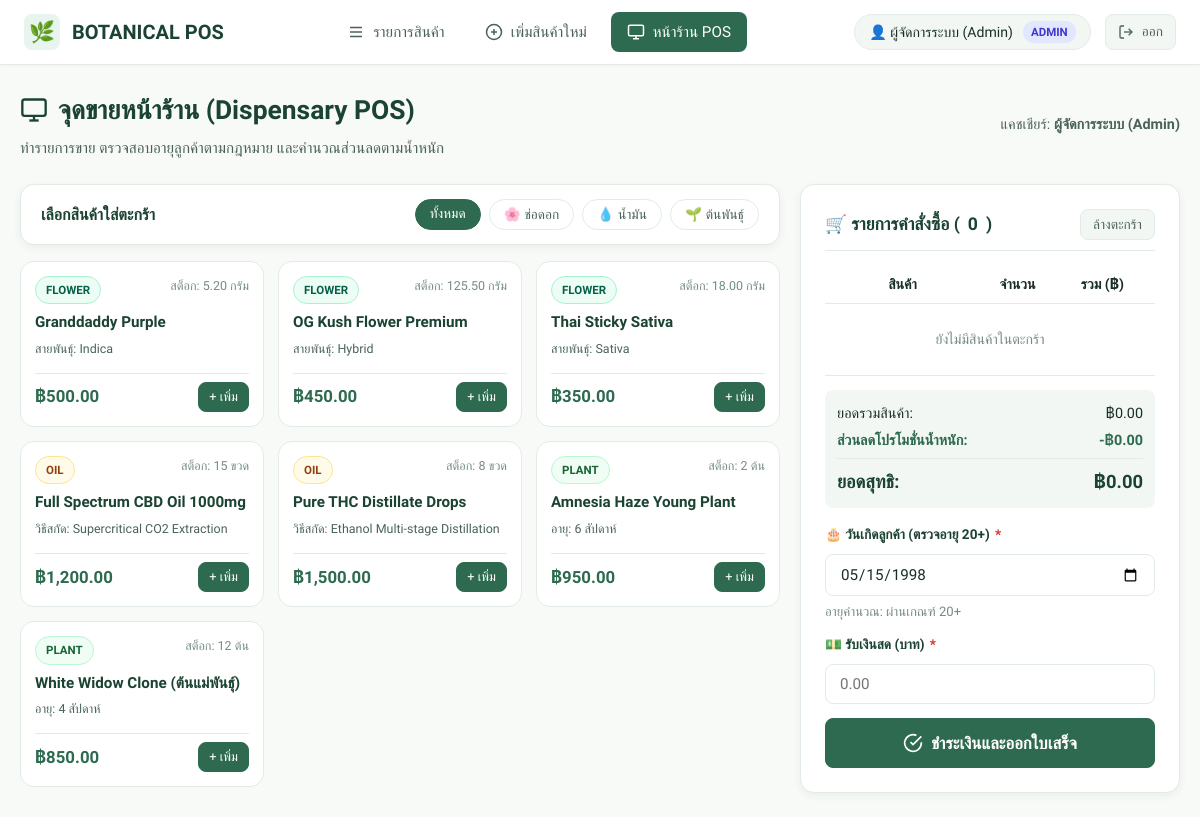
The app's page /pos.php (signed in) with its own data.
### tables this page shows
CREATE TABLE IF NOT EXISTS `products` (
    `id` INT AUTO_INCREMENT PRIMARY KEY,
    `name` VARCHAR(150) NOT NULL,
    `type` ENUM('flower', 'oil', 'plant') NOT NULL,
    `base_price` DECIMAL(10, 2) NOT NULL,
    
     
    `strain_type` VARCHAR(50) NULL,  
    `stock_grams` DECIMAL(10, 2) NULL DEFAULT 0.00,  
    
     
    `extraction_method` VARCHAR(100) NULL,  
    `stock_bottles` INT NULL DEFAULT 0,  
    
     
    `age_weeks` INT NULL DEFAULT 0,  
    `stock_pieces` INT NULL DEFAULT 0,  
    
    `description` TEXT NULL,
    `created_at` TIMESTAMP DEFAULT CURRENT_TIMESTAMP,
    `updated_at` TIMESTAMP DEFAULT CURRENT_TIMESTAMP ON UPDATE CURRENT_TIMESTAMP
);

### includes/auth.php (called while the page is built, shortened)
<?php
function getCurrentUser(): ?array {
    if (isset($_SESSION['user_id'])) {
        return [
            'id' => $_SESSION['user_id'],
            'username' => $_SESSION['username'],
            'full_name' => $_SESSION['full_name'],
            'role' => $_SESSION['role']
        ];
    }
    return null;
}

### classes/ProductFactory.php (called while the page is built, shortened)
<?php
require_once __DIR__ . '/CannabisFlower.php';
require_once __DIR__ . '/CannabisOil.php';
require_once __DIR__ . '/CannabisPlant.php';
class ProductFactory {
    public static function createFromRow(array $row): ?Product {
        switch ($row['type']) {
            case 'flower':
                return new CannabisFlower(
                    (int)$row['id'],
                    $row['name'],
                    (float)$row['base_price'],
                    $row['strain_type'] ?? 'Hybrid',
                    (float)($row['stock_grams'] ?? 0.0)
                );
            case 'oil':
                return new CannabisOil(
                    (int)$row['id'],
                    $row['name'],
                    (float)$row['base_price'],
                    $row['extraction_method'] ?? 'Standard',
                    (int)($row['stock_bottles'] ?? 0)
                );
            case 'plant':
                return new CannabisPlant(
                    (int)$row['id'],
                    $row['name'],
                    (float)$row['base_price'],
                    (int)($row['age_weeks'] ?? 0),
                    (int)($row['stock_pieces'] ?? 0)
                );
        }
    }
}

### classes/CannabisFlower.php (called while the page is built, shortened)
<?php
class CannabisFlower extends Product {
    private float $stockGrams;
    public function __construct(int $id, string $name, float $basePrice, string $strainType, float $stockGrams) {
        $this->stockGrams = $stockGrams;
    }
    public function getStockDisplay(): string {
        return number_format($this->stockGrams, 2) . ' กรัม';
    }
    public function getStockUnit(): string {
        return 'กรัม';
    }
    public function getStockValue(): float {
        return $this->stockGrams;
    }
}

### classes/CannabisOil.php (called while the page is built, shortened)
<?php
class CannabisOil extends Product {
    private int $stockBottles;
    public function __construct(int $id, string $name, float $basePrice, string $extractionMethod, int $stockBottles) {
        $this->stockBottles = $stockBottles;
    }
    public function getStockDisplay(): string {
        return number_format($this->stockBottles) . ' ขวด';
    }
    public function getStockUnit(): string {
        return 'ขวด';
    }
    public function getStockValue(): float {
        return (float)$this->stockBottles;
    }
}

### classes/CannabisPlant.php (called while the page is built, shortened)
<?php
class CannabisPlant extends Product {
    private int $stockPieces;
    public function __construct(int $id, string $name, float $basePrice, int $ageWeeks, int $stockPieces) {
        $this->stockPieces = $stockPieces;
    }
    public function getStockDisplay(): string {
        return number_format($this->stockPieces) . ' ต้น';
    }
    public function getStockUnit(): string {
        return 'ต้น';
    }
    public function getStockValue(): float {
        return (float)$this->stockPieces;
    }
}

### pos.php (the view, shortened to what this page needs)
<?php
require_once __DIR__ . '/includes/auth.php';
require_once __DIR__ . '/classes/ProductFactory.php';
$db = Database::getInstance()->getConnection();
$stmt = $db->query("SELECT * FROM products WHERE (type='flower' AND stock_grams > 0) OR (type='oil' AND stock_bottles > 0) OR (type='plant' AND stock_pieces > 0) ORDER BY type, name");
$products = $stmt->fetchAll();
?>
<!DOCTYPE html>
<html lang="th">
<head>
    <link rel="stylesheet" href="assets/css/style.css">
</head>
<body>
    <?php include __DIR__ . '/includes/navbar.php'; ?>
    <main class="app-container">
        <div class="page-header">
            <div>
                <h1 class="page-title">
                    <svg width="28" height="28" viewBox="0 0 24 24" fill="none" stroke="currentColor" stroke-width="2"><rect x="2" y="3" width="20" height="14" rx="2"/><line x1="8" y1="21" x2="16" y2="21"/><line x1="12" y1="17" x2="12" y2="21"/></svg>
                    จุดขายหน้าร้าน (Dispensary POS)
                </h1>
                <p class="page-subtitle">ทำรายการขาย ตรวจสอบอายุลูกค้าตามกฎหมาย และคำนวณส่วนลดตามน้ำหนัก</p>
            </div>
            <div style="font-size: 0.9rem; color: var(--text-secondary);">
                แคชเชียร์: <strong><?= htmlspecialchars($currentUser['full_name']) ?></strong>
            </div>
        </div>
        <div class="pos-grid">
            <div>
                <div class="card" style="margin-bottom: 16px; padding: 14px 20px;">
                    <div style="display: flex; justify-content: space-between; align-items: center; gap: 12px; flex-wrap: wrap;">
                        <div style="font-weight: 600; color: var(--color-primary-dark);">
                            เลือกสินค้าใส่ตะกร้า
                        </div>
                        <div class="filter-pills" style="margin-bottom: 0;">
                            <button type="button" class="filter-pill active" onclick="filterCatalog('all', this)">ทั้งหมด</button>
                            <button type="button" class="filter-pill" onclick="filterCatalog('flower', this)">🌸 ช่อดอก</button>
                            <button type="button" class="filter-pill" onclick="filterCatalog('oil', this)">💧 น้ำมัน</button>
                            <button type="button" class="filter-pill" onclick="filterCatalog('plant', this)">🌱 ต้นพันธุ์</button>
                        </div>
                    </div>
                </div>
                <div class="catalog-grid" id="catalogContainer">
                    <?php foreach ($products as $p):
                        $pObj = ProductFactory::createFromRow($p);
                    ?>
                        <div class="pos-item-card catalog-card" data-type="<?= $p['type'] ?>"
                             onclick="addToCart(<?= $p['id'] ?>, '<?= addslashes(htmlspecialchars($p['name'])) ?>', <?= $p['base_price'] ?>, '<?= $p['type'] ?>', '<?= $pObj->getStockUnit() ?>', <?= $pObj->getStockValue() ?>)">
                            <div>
                                <div style="display: flex; justify-content: space-between; align-items: start; margin-bottom: 6px;">
                                    <span class="badge badge-<?= $p['type'] ?>" style="font-size: 0.72rem;">
                                        <?= strtoupper($p['type']) ?>
                                    </span>
                                    <span style="font-size: 0.78rem; color: var(--text-muted);">
                                        สต็อก: <?= $pObj->getStockDisplay() ?>
                                    </span>
                                </div>
                                <div style="font-weight: 600; color: var(--color-primary-dark); font-size: 0.95rem; margin-bottom: 4px;">
                                    <?= htmlspecialchars($p['name']) ?>
                                </div>
                                <div style="font-size: 0.78rem; color: var(--text-secondary); margin-bottom: 8px;">
                                    <?= ($p['type'] === 'flower') ? 'สายพันธุ์: ' . htmlspecialchars($p['strain_type'] ?? '') : (($p['type'] === 'oil') ? 'วิธีสกัด: ' . htmlspecialchars($p['extraction_method'] ?? '') : 'อายุ: ' . ($p['age_weeks'] ?? 0) . ' สัปดาห์') ?>
                                </div>
                            </div>
                            <div style="display: flex; justify-content: space-between; align-items: center; border-top: 1px solid var(--border-subtle); padding-top: 8px; margin-top: 6px;">
                                <span style="font-weight: 700; color: var(--color-primary); font-size: 1.05rem;">
                                    ฿<?= number_format($p['base_price'], 2) ?>
                                </span>
                                <span class="btn btn-primary btn-sm" style="padding: 4px 10px; font-size: 0.8rem;">+ เพิ่ม</span>
                            </div>
                        </div>
                    <?php endforeach; ?>
                </div>
            </div>
            <div class="card" style="position: sticky; top: 80px;">
                <div class="card-header" style="margin-bottom: 14px; padding-bottom: 10px;">
                    <h2 class="card-title" style="font-size: 1.1rem;">
                        🛒 รายการคำสั่งซื้อ (<span id="cartCount">0</span>)
                    </h2>
                    <button type="button" class="btn btn-secondary btn-sm" onclick="clearCart()">ล้างตะกร้า</button>
                </div>
                <div style="max-height: 220px; overflow-y: auto; margin-bottom: 14px;">
                    <table class="cart-table">
                        <thead>
                            <tr>
                                <th>สินค้า</th>
                                <th style="width: 75px; text-align: center;">จำนวน</th>
                                <th style="width: 75px; text-align: right;">รวม (฿)</th>
                                <th style="width: 25px;"></th>
                            </tr>
                        </thead>
                        <tbody id="cartTableBody">
                            <tr>
                                <td colspan="4" style="text-align: center; color: var(--text-muted); padding: 24px 0;">
                                    ยังไม่มีสินค้าในตะกร้า
                                </td>
                            </tr>
                        </tbody>
                    </table>
                </div>
                <div style="background: var(--bg-surface-subtle); border-radius: var(--radius-sm); padding: 12px; margin-bottom: 16px; font-size: 0.9rem;">
                    <div style="display: flex; justify-content: space-between; margin-bottom: 4px;">
                        <span>ยอดรวมสินค้า:</span>
                        <span id="subtotalDisplay">฿0.00</span>
                    </div>
                    <div style="display: flex; justify-content: space-between; margin-bottom: 4px; color: var(--color-primary); font-weight: 600;">
                        <span>ส่วนลดโปรโมชั่นน้ำหนัก:</span>
                        <span id="discountDisplay">-฿0.00</span>
                    </div>
                    <div style="display: flex; justify-content: space-between; font-size: 1.15rem; font-weight: 700; color: var(--color-primary-dark); border-top: 1px solid var(--border-subtle); padding-top: 8px; margin-top: 6px;">
                        <span>ยอดสุทธิ:</span>
                        <span id="netDisplay">฿0.00</span>
                    </div>
                </div>
                <form action="pos.php" method="POST" id="checkoutForm" onsubmit="return validateCheckout()">
                    <div class="form-group" style="margin-bottom: 12px;">
                        <label for="customer_birthdate" class="form-label" style="font-size: 0.85rem;">
                            🎂 วันเกิดลูกค้า (ตรวจอายุ 20+) <span class="required">*</span>
                        </label>
                        <input type="date" id="customer_birthdate" name="customer_birthdate" class="form-control" required value="1998-05-15">
                        <div class="form-hint" id="agePreview">อายุคำนวณ: ผ่านเกณฑ์ 20+</div>
                    </div>
                    <div class="form-group" style="margin-bottom: 14px;">
                        <label for="cash_received" class="form-label" style="font-size: 0.85rem;">
                            💵 รับเงินสด (บาท) <span class="required">*</span>
                        </label>
                        <input type="number" step="0.01" min="0" id="cash_received" name="cash_received" class="form-control" required placeholder="0.00">
                    </div>
                    <button type="submit" class="btn btn-primary btn-lg" style="width: 100%;">
                        <svg width="20" height="20" viewBox="0 0 24 24" fill="none" stroke="currentColor" stroke-width="2"><path d="M22 11.08V12a10 10 0 1 1-5.93-9.14"/><polyline points="22 4 12 14.01 9 11.01"/></svg>
                        ชำระเงินและออกใบเสร็จ
                    </button>
                </form>
            </div>
        </div>
    </main>
</body>
</html>

### records on screen
products: type "FLOWER", stock_grams "5.20 กรัม", name "Granddaddy Purple", strain_type "Indica", base_price "500.00"
products: type "FLOWER", stock_grams "125.50 กรัม", name "OG Kush Flower Premium", strain_type "Hybrid", base_price "450.00"
products: type "FLOWER", stock_grams "18.00 กรัม", name "Thai Sticky Sativa", strain_type "Sativa", base_price "350.00"
products: type "OIL", stock_bottles "15 ขวด", name "Full Spectrum CBD Oil 1000mg", extraction_method "Supercritical CO2 Extraction", base_price "1,200.00"
products: type "OIL", stock_bottles "8 ขวด", name "Pure THC Distillate Drops", extraction_method "Ethanol Multi-stage Distillation", base_price "1,500.00"
products: type "PLANT", stock_pieces "2 ต้น", name "Amnesia Haze Young Plant", age_weeks "6", base_price "950.00"
products: type "PLANT", stock_pieces "12 ต้น", name "White Widow Clone (ต้นแม่พันธุ์)", age_weeks "4", base_price "850.00"

### other values on screen
$currentUser['full_name'] "ผู้จัดการระบบ (Admin)"
$currentUser['role'] "ADMIN"
